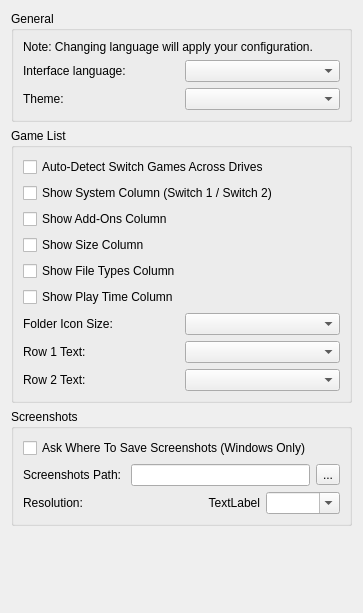
<?xml version="1.0" encoding="UTF-8"?>
<ui version="4.0">
 <class>ConfigureUi</class>
 <widget class="QWidget" name="ConfigureUi">
  <property name="geometry">
   <rect>
    <x>0</x>
    <y>0</y>
    <width>363</width>
    <height>613</height>
   </rect>
  </property>
  <property name="windowTitle">
   <string>Form</string>
  </property>
  <property name="accessibleName">
   <string>UI</string>
  </property>
  <layout class="QVBoxLayout" name="verticalLayout">
   <item>
    <widget class="QGroupBox" name="general_groupBox">
     <property name="title">
      <string>General</string>
     </property>
     <layout class="QHBoxLayout" name="horizontalLayout">
      <item>
       <layout class="QVBoxLayout" name="verticalLayout_2">
        <item>
         <widget class="QLabel" name="label_change_language_info">
          <property name="text">
           <string>Note: Changing language will apply your configuration.</string>
          </property>
          <property name="wordWrap">
           <bool>true</bool>
          </property>
         </widget>
        </item>
        <item>
         <layout class="QHBoxLayout" name="horizontalLayout_2">
          <item>
           <widget class="QLabel" name="language_label">
            <property name="text">
             <string>Interface language:</string>
            </property>
           </widget>
          </item>
          <item>
           <widget class="QComboBox" name="language_combobox"/>
          </item>
         </layout>
        </item>
        <item>
         <layout class="QHBoxLayout" name="horizontalLayout_3">
          <item>
           <widget class="QLabel" name="theme_label">
            <property name="text">
             <string>Theme:</string>
            </property>
           </widget>
          </item>
          <item>
           <widget class="QComboBox" name="theme_combobox"/>
          </item>
         </layout>
        </item>
       </layout>
      </item>
     </layout>
    </widget>
   </item>
   <item>
    <widget class="QGroupBox" name="GameListGroupBox">
     <property name="title">
      <string>Game List</string>
     </property>
     <layout class="QHBoxLayout" name="GameListHorizontalLayout">
      <item>
       <layout class="QVBoxLayout" name="GeneralVerticalLayout">
        <item>
         <widget class="QCheckBox" name="auto_detect_games">
          <property name="text">
           <string>Auto-Detect Switch Games Across Drives</string>
          </property>
         </widget>
        </item>
        <item>
         <widget class="QCheckBox" name="show_system">
          <property name="text">
           <string>Show System Column (Switch 1 / Switch 2)</string>
          </property>
         </widget>
        </item>
        <item>
         <widget class="QCheckBox" name="show_add_ons">
          <property name="text">
           <string>Show Add-Ons Column</string>
          </property>
         </widget>
        </item>
        <item>
         <widget class="QCheckBox" name="show_size">
          <property name="text">
           <string>Show Size Column</string>
          </property>
         </widget>
        </item>
        <item>
         <widget class="QCheckBox" name="show_types">
          <property name="text">
           <string>Show File Types Column</string>
          </property>
         </widget>
        </item>
        <item>
         <widget class="QCheckBox" name="show_play_time">
          <property name="text">
           <string>Show Play Time Column</string>
          </property>
         </widget>
        </item>
        <item>
         <layout class="QHBoxLayout" name="folder_icon_size_qhbox_layout_2">
          <item>
           <widget class="QLabel" name="folder_icon_size_label">
            <property name="text">
             <string>Folder Icon Size:</string>
            </property>
           </widget>
          </item>
          <item>
           <widget class="QComboBox" name="folder_icon_size_combobox"/>
          </item>
         </layout>
        </item>
        <item>
         <layout class="QHBoxLayout" name="row_1_qhbox_layout">
          <item>
           <widget class="QLabel" name="row_1_label">
            <property name="text">
             <string>Row 1 Text:</string>
            </property>
           </widget>
          </item>
          <item>
           <widget class="QComboBox" name="row_1_text_combobox"/>
          </item>
         </layout>
        </item>
        <item>
         <layout class="QHBoxLayout" name="row_2_qhbox_layout">
          <item>
           <widget class="QLabel" name="row_2_label">
            <property name="text">
             <string>Row 2 Text:</string>
            </property>
           </widget>
          </item>
          <item>
           <widget class="QComboBox" name="row_2_text_combobox"/>
          </item>
         </layout>
        </item>
       </layout>
      </item>
     </layout>
    </widget>
   </item>
   <item>
    <widget class="QGroupBox" name="screenshots_GroupBox">
     <property name="title">
      <string>Screenshots</string>
     </property>
     <layout class="QVBoxLayout" name="verticalLayout_4">
      <item>
       <layout class="QVBoxLayout" name="verticalLayout_3">
        <item>
         <widget class="QCheckBox" name="enable_screenshot_save_as">
          <property name="text">
           <string>Ask Where To Save Screenshots (Windows Only)</string>
          </property>
         </widget>
        </item>
        <item>
         <layout class="QHBoxLayout" name="horizontalLayout_4">
          <item>
           <widget class="QLabel" name="label">
            <property name="text">
             <string>Screenshots Path: </string>
            </property>
           </widget>
          </item>
          <item>
           <widget class="QLineEdit" name="screenshot_path_edit"/>
          </item>
          <item>
           <widget class="QToolButton" name="screenshot_path_button">
            <property name="text">
             <string>...</string>
            </property>
           </widget>
          </item>
         </layout>
        </item>
        <item>
         <layout class="QGridLayout" name="gridLayout">
          <property name="spacing">
           <number>6</number>
          </property>
          <item row="0" column="1">
           <layout class="QHBoxLayout" name="horizontalLayout_5">
            <item>
             <widget class="QLabel" name="screenshot_width">
              <property name="text">
               <string>TextLabel</string>
              </property>
              <property name="alignment">
               <set>Qt::AlignmentFlag::AlignRight|Qt::AlignmentFlag::AlignTrailing|Qt::AlignmentFlag::AlignVCenter</set>
              </property>
             </widget>
            </item>
            <item>
             <widget class="QComboBox" name="screenshot_height">
              <property name="editable">
               <bool>true</bool>
              </property>
             </widget>
            </item>
           </layout>
          </item>
          <item row="0" column="0">
           <widget class="QLabel" name="label_3">
            <property name="text">
             <string>Resolution:</string>
            </property>
           </widget>
          </item>
         </layout>
        </item>
       </layout>
      </item>
     </layout>
    </widget>
   </item>
   <item>
    <spacer name="verticalSpacer">
     <property name="orientation">
      <enum>Qt::Orientation::Vertical</enum>
     </property>
     <property name="sizeHint" stdset="0">
      <size>
       <width>20</width>
       <height>40</height>
      </size>
     </property>
    </spacer>
   </item>
  </layout>
 </widget>
 <resources/>
 <connections/>
</ui>
